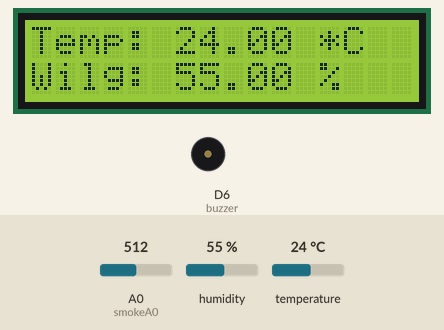
This sketch was run on a simulated ESP8266 (NodeMCU). Shown: 16×2 character LCD, buzzer (waves = sounding). The inputs (shaded band) are chosen by the test bench; at power-on: A0 (smokeA0) = 512, humidity 55 %, temperature 24 °C. WiFi joins after 1.5 s; servers stay silent unless stated; what the sketch prints to the serial monitor is not drawn.

Above: at 3.7 s.
3.8 s: A0 (smokeA0) set to 608
9.9 s: A0 (smokeA0) set to 638
At 13.65 s:
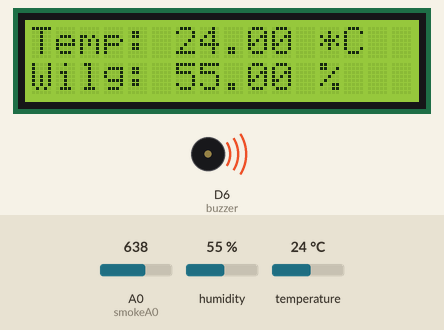
16.0 s: A0 (smokeA0) set to 610
22.1 s: humidity set to 22 %
At 24.6 s:
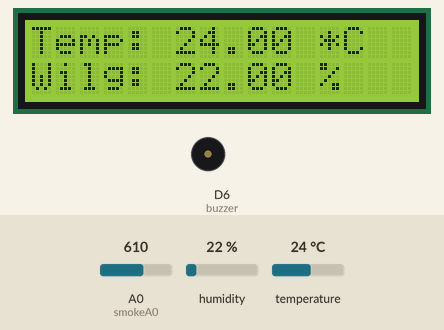
28.2 s: temperature set to 12 °C
At 30.7 s:
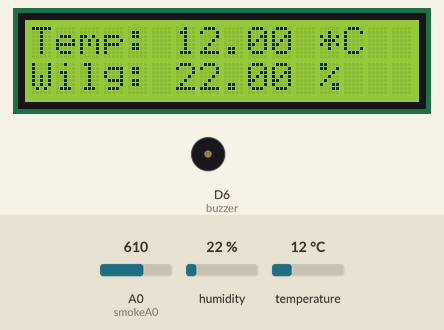
34.3 s: humidity set to 40 %
At 35.5 s:
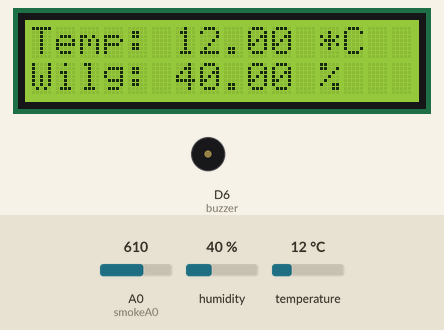
Timing chart, 0 to 37.3 s (numbered marks = the images above; inputs shaded):
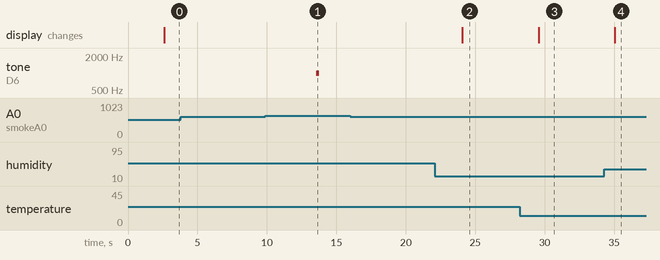

The sketch:

SENSORS.ino
```cpp
#include <Arduino.h>
#include <ESP8266WiFi.h>
#include <Adafruit_Sensor.h>
#include <FirebaseArduino.h>
#include <DHT.h>
#include <LiquidCrystal_I2C.h>
#define FIREBASE_HOST "..."
#define FIREBASE_AUTH "..."
#define WIFI_SSID "..."
#define WIFI_PASSWORD "..."

#define DHTPIN 14       //zdefiniowanie pinu z którym polaczony jest czujnik DHT-22
#define DHTTYPE DHT22   //zdefiniowanie typu czujnika

#define smokeA0 A0       //zdefiniowanie pinu z którym polaczony jest czujnik MQ-2
#define buzzer  D6        //zdefiniowanie pinu z którym polaczony jest buzzer
const int sensorThres = 620;  //zdefiniowanie wartosci granicznej dla czujnika MQ-2

DHT dht(DHTPIN, DHTTYPE);     //inicjalizacja czujnika DHT-22
LiquidCrystal_I2C lcd(0x27, 2, 1, 0, 4, 5, 6, 7, 3, POSITIVE); //inicjalizacja ekranu LCD

void setup() {
 pinMode(buzzer, OUTPUT);
 pinMode(smokeA0, INPUT);
  Serial.begin(9600);
  delay(1000);
  ESP.eraseConfig();
  WiFi.begin(WIFI_SSID, WIFI_PASSWORD);
  Serial.print("Laczenie z ");
  Serial.print(WIFI_SSID);
  while (WiFi.status() != WL_CONNECTED) {
    Serial.print(".");
    delay(500);
  }
  Serial.println();
  Serial.print("Polaczono z  ");
  Serial.println(WIFI_SSID);
  Serial.print("IP adres : ");
  Serial.println(WiFi.localIP());
  Firebase.begin(FIREBASE_HOST, FIREBASE_AUTH);
  dht.begin();
  lcd.begin(16,2);
  lcd.setCursor(0,0); // Ustawienie kursora w pozycji 0,0 (pierwszy wiersz, pierwsza kolumna)
  lcd.print("Temp: "); // wypisanie tekstu na ekran LCD
  lcd.setCursor(0,1);
  lcd.print("Wilg: ");
}

void loop() {
  int analogSensor = analogRead(smokeA0); //odczyt stezenia gazu z pinu A0
  float h = dht.readHumidity();        //odczyt wilgotnosci
  float t = dht.readTemperature();     //odczyt temperatury

  Serial.print("\n Pin A0: ");
  Serial.println(analogSensor);

 if (analogSensor > sensorThres)
 {
   tone(buzzer, 1000, 200);
   Serial.print(" | Wykryto dym!");
   delay(5000);
 }
 else
 {
   noTone(buzzer);
 }

 String fireGas = String(analogSensor);

//  if (isnan(h) || isnan(t)) {
//    Serial.println(F("Failed to read from DHT sensor!"));
//    return;
//  }
   Serial.print("\n Temperatura: ");  Serial.print(t);  Serial.println("°C ");
  String fireTemp = String(t);

  lcd.clear();
  lcd.setCursor(0,0); // Ustawienie kursora w pozycji 0,0 (pierwszy wiersz, pierwsza kolumna)
  lcd.print("Temp: ");
  lcd.setCursor(6, 0);
  lcd.print(t); //wypisanie wartosci temperatury na ekran LCD
  lcd.setCursor(12,0);
  lcd.print("*C");

  Serial.print("\n Wilgotnosc: ");  Serial.print(h);
  String fireHumid = String(h);


  lcd.setCursor(0,1); // Ustawienie kursora w pozycji 0,0 (pierwszy wiersz, pierwsza kolumna)
  lcd.print("Wilg: ");
  lcd.setCursor(6, 1);
  lcd.print(h); //wypisanie wartosci wilgotnosci na ekran LCD
  lcd.setCursor(12,1);
  lcd.print("%");

  delay(5000);

  Firebase.pushString("/DHT22/Humidity", fireHumid);   //wyslanie odczytow do bazy danych
  Firebase.pushString("/DHT22/Temperature", fireTemp);
  Firebase.pushString("/MQ2/Gas", fireGas);

}
```

Measured:
- the behaviour switches between 620 and 621 on A0 (smokeA0) (found by bisection; images 0 and 1)
- after the input at 3.8 s, every drawn part: stays the same
- after the input at 9.9 s, tone on D6 (buzzer): silent → 1000 Hz after 3.7 s, → silent 0.20 s later
- after the input at 16.0 s, every drawn part: stays the same
- after the input at 22.1 s, the display: changes after 2.0 s (image 2)
- after the input at 28.2 s, the display: changes after 1.4 s (image 3)
- after the input at 34.3 s, the display: changes after 0.75 s (image 4)
